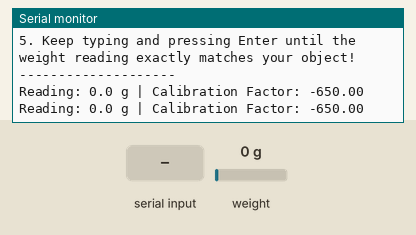
This sketch was run on a simulated ESP32. On the bench: the last lines printed to the serial monitor. Inputs (shaded band) come from the test bench; at power-on: weight on the scale 0 g.

Above: at 5.2 s.
5.3 s: weight on the scale set to 100 g
At 5.7 s:
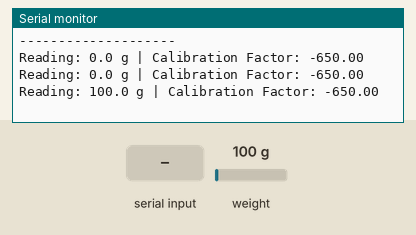
6.8 s: "+" received over Serial
At 8.1 s:
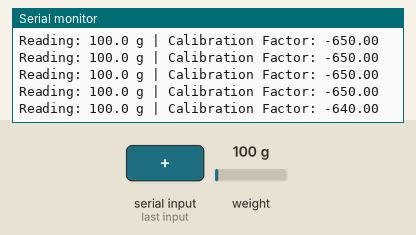
10.0 s: "a" received over Serial
At 11.1 s:
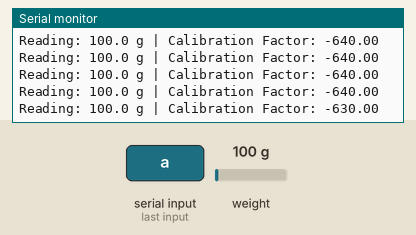
11.5 s: weight on the scale set to 1250 g
At 12.3 s:
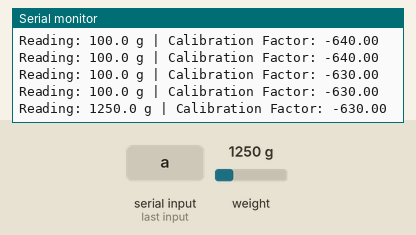
Timing chart, 0 to 14.0 s (numbered marks = the images above; inputs shaded):
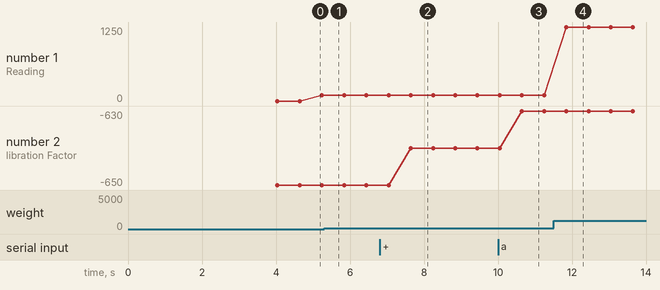

The sketch:

loadcell_calibration.ino
```cpp
#include "HX711.h"

// ---------- Pin Configuration ----------
#define LOADCELL_DOUT_PIN 32
#define LOADCELL_SCK_PIN 33

HX711 scale;
float calibration_factor = -650;
// Starting point (negative assumes it's upside down)

void setup() {
  Serial.begin(115200);
  Serial.println("===========================================");
  Serial.println("      HX711 CALIBRATION MODE (ESP32)       ");
  Serial.println("===========================================");
  Serial.println("1. Remove all weight from the scale.");
  Serial.println("2. Waiting 3 seconds to auto-tare...");
  delay(3000);

  scale.begin(LOADCELL_DOUT_PIN, LOADCELL_SCK_PIN);
  scale.set_scale();
  scale.tare(); // Reset the scale to 0

  Serial.println("Scale is zeroed!");
  Serial.println("\n--- INSTRUCTIONS ---");
  Serial.println("1. Place a KNOWN weight on the scale (e.g. exactly 500g bag).");
  Serial.println("2. Open the Serial Monitor input box at the top.");
  Serial.println("3. Type '+' or 'a' to increase the calibration factor.");
  Serial.println("4. Type '-' or 'z' to decrease the calibration factor.");
  Serial.println("5. Keep typing and pressing Enter until the weight reading exactly matches your object!");
  Serial.println("--------------------\n");
}

void loop() {
  scale.set_scale(calibration_factor);

  Serial.print("Reading: ");
  Serial.print(scale.get_units(), 1); // 1 decimal point
  Serial.print(" g");
  Serial.print(" | Calibration Factor: ");
  Serial.println(calibration_factor);

  if (Serial.available()) {
    char temp = Serial.read();

    // Large adjustments
    if (temp == '+' || temp == 'a') {
      calibration_factor += 10;
    } else if (temp == '-' || temp == 'z') {
      calibration_factor -= 10;
    }

    // Fine-tune adjustments (optional: type 'w' or 's' for smaller steps)
    if (temp == 'w') {
      calibration_factor += 1;
    } else if (temp == 's') {
      calibration_factor -= 1;
    }
  }

  delay(500); // Wait half a second before reading again
}
```

Measured:
- after the input at 6.8 s, the serial monitor: prints a new line after 0.84 s (image 2)
- after the input at 10.0 s, the serial monitor: prints a new line after 0.65 s (image 3)
- after the input at 11.5 s, the serial monitor: prints a new line after 0.35 s (image 4)
- plotted number 1: 100 → 1250 after the input at 11.5 s
- plotted number 2: -650 → -640 after the input at 6.8 s, -640 → -630 after the input at 10.0 s
